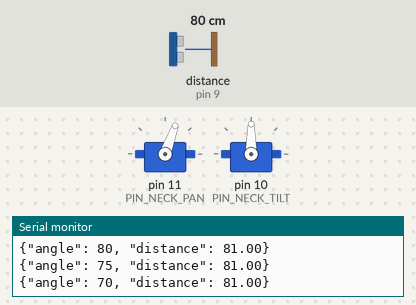
Simulated run of this sketch. Board: Arduino Uno, built with avr-gcc and run on an emulated ATmega328P. On the bench: 2 × servo, the last lines printed to the serial monitor. Inputs (shaded band) come from the test bench; at power-on: distance to the obstacle (sensor on pin 9) 80 cm. The echo pulse lasts 58.3 µs per cm.

Above: at 1.2 s.
1.3 s: distance to the obstacle (sensor on pin 9) set to 60 cm
At 1.99 s:
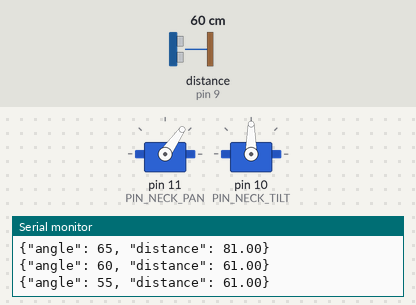
4.3 s: distance to the obstacle (sensor on pin 9) set to 2 cm
At 4.43 s:
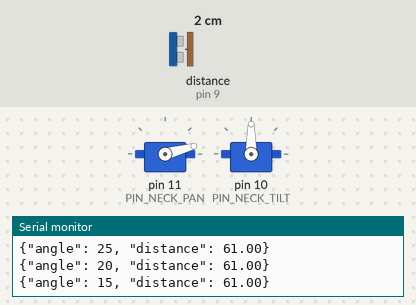
Timing chart, 0 to 16.0 s (numbered marks = the images above; inputs shaded):
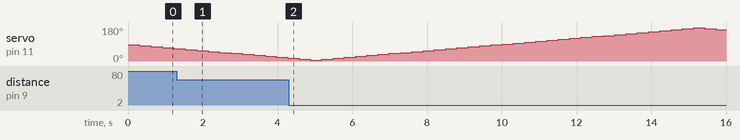

The sketch:

ultrasonic_radar.ino
```cpp
/**
 * Use an ultrasonic sensor as a radar
 *
 * By Scott Davey
 * www.coderdojorealm.com
 * June 2018
 *
 * Work in progress
 *
 * Uses NewPing library from http://playground.arduino.cc/Code/NewPing
 *
 */

#include <Servo.h>
#include <NewPing.h>

const int SERIAL_BAUD_RATE = 9600;

// The Pan/Tilt pin configuration
const int PIN_NECK_TILT = 10;
const int PIN_NECK_PAN = 11;

// The ultrasonic sensor pin configuration
const int PIN_ULTRASONIC_TRIG = 8;
const int PIN_ULTRASONIC_ECHO = 9;
const int MAX_ULTRASONIC_DISTANCE = 200;

// Set up the sonar
NewPing sonar(PIN_ULTRASONIC_TRIG, PIN_ULTRASONIC_ECHO, MAX_ULTRASONIC_DISTANCE);

// The neck servos: each servo's position ranges
// from - 0 to 180, with 90 being in the middle.
const int DEFAULT_NECK_TILT_POS = 90;
const int DEFAULT_NECK_PAN_POS = 90;

Servo neckPan;
Servo neckTilt;

// These variables store the current position of the pan/tilt
int panPosition = DEFAULT_NECK_PAN_POS;
int tiltPosition = DEFAULT_NECK_TILT_POS;
int panDirection = -5; // LEFT
int tiltDirection = 0; // DON'T MOVE

/**
 * Set up
 *
 * Sets up the ultrasonic sensor and the pan/tilt servos
 */
void setup() {
  setupNeckServos();
  Serial.begin(SERIAL_BAUD_RATE);
}

/**
 * Loop... again and again and again
 */
void loop() {

  // flip the pan direction if at the extent
  if (panPosition < 9 || panPosition > 170) {
    panDirection = panDirection * -1;
  }
  // pan the US sensor
  panPosition += panDirection;
  panToAngle(panPosition);

  // sense the distance
  float distance = sonar.ping_cm();

  // output to the serial port
  writeDataToSerial(panPosition, distance);

  delay(300);
}


/**
 * Look at the specified direction
 *
 * @param int direction The pan angle from 0 - 180
 */
void panToAngle(int direction)
{
  neckPan.write(direction);
}

/**
 * Tilt the head up or down
 *
 * @param int direction The pan angle from 0 - 180
 */
void tiltToAngle(int direction)
{
  neckTilt.write(direction);
}


/**
 * Writes a JSON packet to the serial port with the data
 *
 * @param int angle The angle of the pan servo
 * @param float  distance The measured distance in cm
 */
void writeDataToSerial(int angle, float distance)
{
  Serial.print("{\"angle\": ");
  Serial.print(angle);
  Serial.print(", \"distance\": ");
  Serial.print(distance);
  Serial.print("}");
  Serial.println();
}


/**
 * Sets up the pan/tilt servos
 */
void setupNeckServos()
{
  pinMode(PIN_NECK_TILT, OUTPUT);
  pinMode(PIN_NECK_PAN, OUTPUT);

  digitalWrite(PIN_NECK_TILT, LOW);
  digitalWrite(PIN_NECK_PAN, LOW);

  neckPan.attach(PIN_NECK_PAN);
  neckTilt.attach(PIN_NECK_TILT);

  neckPan.write(DEFAULT_NECK_PAN_POS);
  neckTilt.write(DEFAULT_NECK_TILT_POS);

}
```
